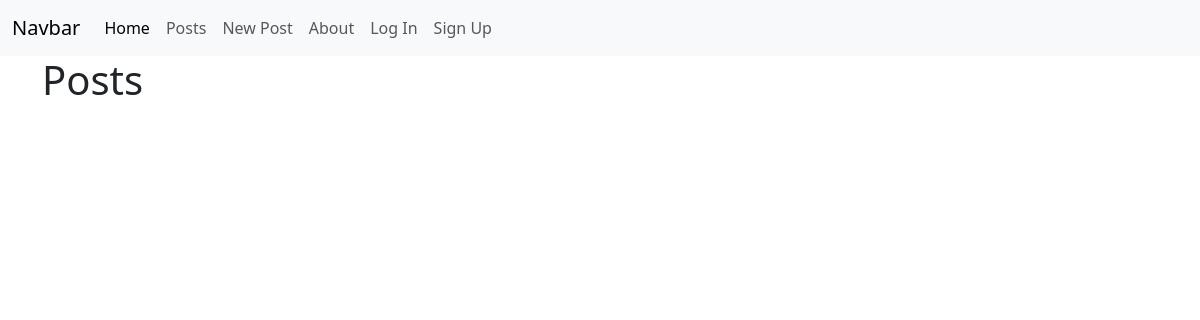
The page /posts/archived/ on the database as committed earlier.
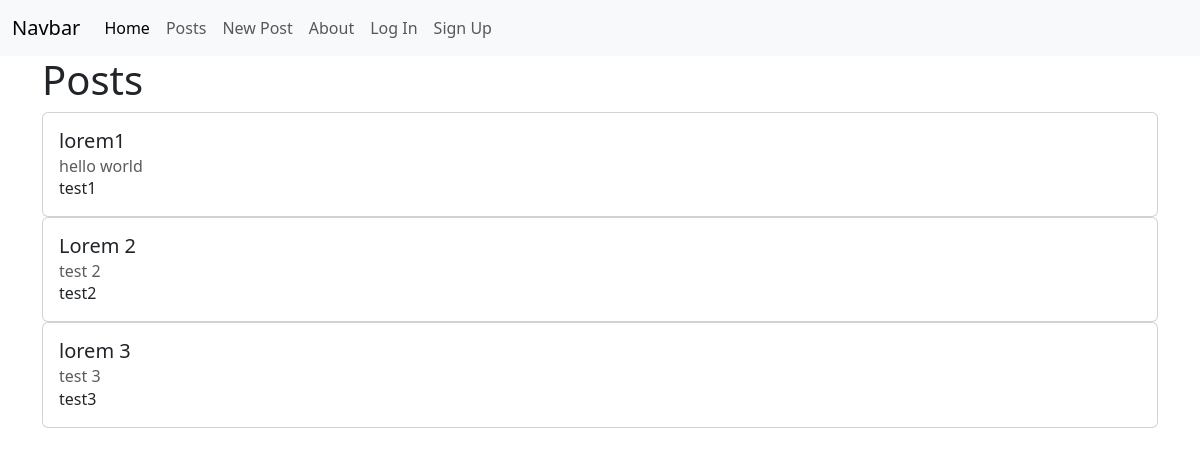
The same page on the database as committed later.
### posts/models.py (models this page shows, shortened)
class Post(models.Model):
    title = models.CharField(max_length=128)
    subtitle = models.CharField(max_length=256)
    author = models.ForeignKey(
        get_user_model(),
        on_delete=models.CASCADE
    )
    body = models.TextField()
    created_on = models.DateTimeField(auto_now_add=True)
    status = models.ForeignKey(
        Status,
        on_delete=models.CASCADE
    )

### posts/views.py (the view)
# urls.py: path("archived/", views.PostArchivedListView.as_view(), name="archived"),
class PostArchivedListView(ListView):
    template_name = "posts/list.html"
    model = Post

### templates/posts/list.html (shortened to what this page needs)
{% extends "base.html" %}
{% block content %}
<h1>Posts</h1>
{% for post in post_list %}
<div class="card">
    <div class="card-body">
        <h5 class="card-title">{{ post.title }}</h5>
        <h6 class="card-subtitle md-2 text-body-secondary">{{ post.subtitle }}</h6>
        <p class="card-text">{{ post.body|truncatechars:128 }}</p>
    </div>
</div>
{% endfor %}
<br />
{% endblock content %}

Rows that differ between the two databases and show on the page:
added Post: title "lorem1", subtitle "hello world", body "test1"
added Post: title "Lorem 2", subtitle "test 2", body "test2"
added Post: title "lorem 3", subtitle "test 3", body "test3"
